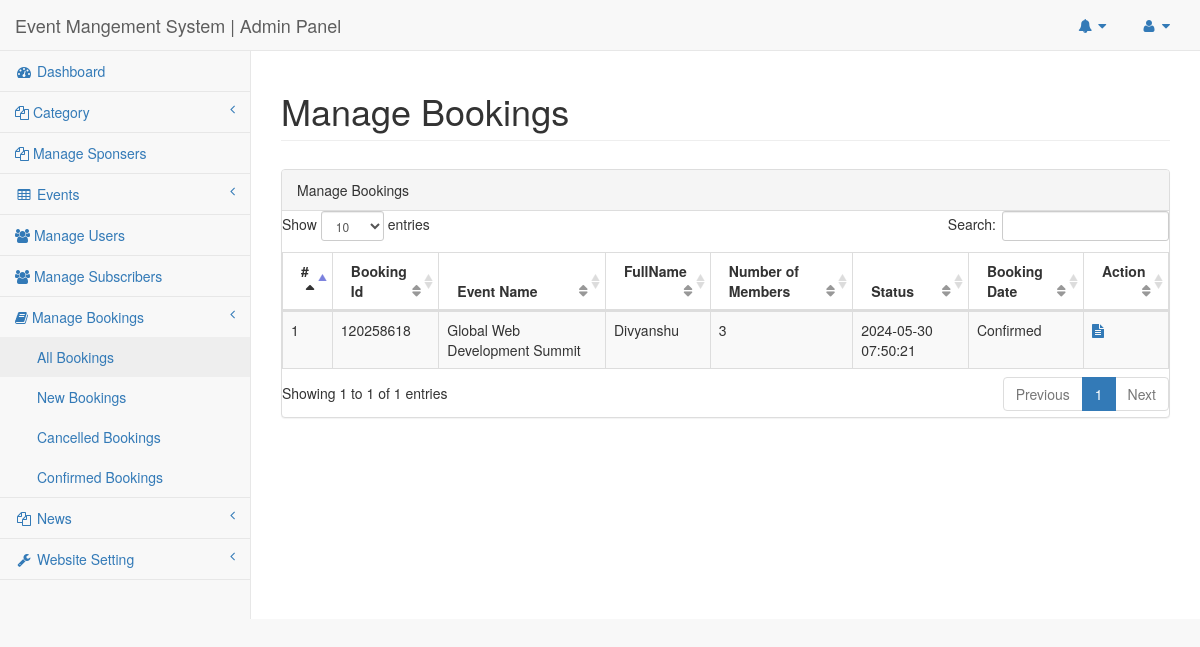
The app's page /admin/all-booking.php (signed in) with its own data.
### tables this page shows
CREATE TABLE `tblbookings` (
  `id` int(11) NOT NULL,
  `BookingId` bigint(12) DEFAULT NULL,
  `UserId` int(11) DEFAULT NULL,
  `EventId` int(11) DEFAULT NULL,
  `NumberOfMembers` int(11) DEFAULT NULL,
  `UserRemark` mediumtext DEFAULT NULL,
  `AdminRemark` mediumtext DEFAULT NULL,
  `UserCancelRemark` mediumtext DEFAULT NULL,
  `BookingDate` timestamp NULL DEFAULT current_timestamp(),
  `BookingStatus` varchar(100) DEFAULT NULL,
  `LastUpdationDate` timestamp NULL DEFAULT NULL ON UPDATE current_timestamp()
);

CREATE TABLE `tblevents` (
  `id` int(11) NOT NULL,
  `CategoryId` char(10) DEFAULT NULL,
  `SponserId` char(10) DEFAULT NULL,
  `EventName` varchar(255) DEFAULT NULL,
  `EventDescription` mediumtext DEFAULT NULL,
  `EventStartDate` date DEFAULT NULL,
  `EventEndDate` date DEFAULT NULL,
  `EventLocation` varchar(255) DEFAULT NULL,
  `EventImage` varchar(255) DEFAULT NULL,
  `PostingDate` timestamp NULL DEFAULT current_timestamp(),
  `LastUpdationDate` timestamp NULL DEFAULT NULL ON UPDATE current_timestamp(),
  `IsActive` int(1) DEFAULT NULL
);

CREATE TABLE `tblusers` (
  `Userid` int(11) NOT NULL,
  `FullName` varchar(255) DEFAULT NULL,
  `UserName` varchar(200) DEFAULT NULL,
  `Emailid` varchar(255) DEFAULT NULL,
  `PhoneNumber` bigint(12) DEFAULT NULL,
  `UserGender` varchar(100) DEFAULT NULL,
  `UserPassword` varchar(255) DEFAULT NULL,
  `RegDate` timestamp NULL DEFAULT current_timestamp(),
  `LastUpdationDate` timestamp NULL DEFAULT NULL ON UPDATE current_timestamp(),
  `IsActive` int(1) DEFAULT NULL
);

### admin/all-booking.php (the view, shortened to what this page needs)
<?php
include('includes/config.php');
if(strlen($_SESSION['adminsession'])==0)
{
header('location:logout.php');
}
else{
?>
<!DOCTYPE html>
<html lang="en">
<head>
    <link href="../vendor/bootstrap/css/bootstrap.min.css" rel="stylesheet">
    <link href="../vendor/metisMenu/metisMenu.min.css" rel="stylesheet">
    <link href="../dist/css/sb-admin-2.css" rel="stylesheet">
    <link href="../vendor/font-awesome/css/font-awesome.min.css" rel="stylesheet" type="text/css">
    <link href="../vendor/datatables-plugins/dataTables.bootstrap.css" rel="stylesheet">
    <link href="../vendor/datatables-responsive/dataTables.responsive.css" rel="stylesheet">
</head>
<body>
<div id="wrapper">
<nav class="navbar navbar-default navbar-static-top" role="navigation" style="margin-bottom: 0">
<?php include_once('includes/header.php');?>
<?php include_once('includes/leftbar.php');?>
</nav>
        <div id="page-wrapper">
            <div class="row">
                <div class="col-lg-12">
                    <h1 class="page-header"> Manage Bookings</h1>
                </div>
            </div>
            <div class="row" style="margin-top:1%">
                <div class="col-lg-12">
                    <div class="panel panel-default">
                        <div class="panel-heading">
                           Manage Bookings
                        </div
                        <div class="panel-body">
                            <div class="row">
                                <div class="col-lg-12">
                            <table width="100%" class="table table-striped table-bordered table-hover" id="dataTables-example">
                                <thead>
                                    <tr>
                                        <th>#</th>
                                        <th>Booking Id</th>
                                        <th>Event Name</th>
                                        <th>FullName</th>
                                        <th>Number of Members</th>
                                        <th>Status</th>
                                        <th>Booking Date</th>
                                    <th>Action</th>
                                    </tr>
                                </thead>
                                <tbody>
<?php
$sql = "SELECT tblbookings.id as bid,tblbookings.BookingId,tblevents.EventName,tblusers.FullName,tblbookings.NumberOfMembers,tblbookings.BookingStatus,tblbookings.BookingDate from tblbookings left  join tblusers on tblusers.Userid=tblbookings.UserId left join tblevents on tblevents.id=tblbookings.EventId";
$query = $dbh -> prepare($sql);
$query->execute();
$results=$query->fetchAll(PDO::FETCH_OBJ);
$cnt=1;
if($query->rowCount() > 0)
{
foreach($results as $row)
{
    ?>
<tr >
<td><?php echo htmlentities($cnt);?></td>
<td><?php echo htmlentities($row->BookingId);?></td>
<td><?php echo htmlentities($row->EventName);?></td>
<td><?php echo htmlentities($row->FullName);?></td>
<td><?php echo htmlentities($row->NumberOfMembers);?></td>
<td><?php echo htmlentities($row->BookingDate);?></td>
<td><?php $status=$row->BookingStatus;
if($status==""){
echo htmlentities("Not Confirmed yet");
} else {
echo htmlentities("$status");
}
?></td>
<td>
<a href="booking-details.php?bkid=<?php echo htmlentities($row->bid);?>">
<i class="fa fa-file-text"></i>
</a>
                            </a></td>
</tr>
        <?php $cnt++;
    }} ?>
                                </tbody>
                            </table>
                                </div>
                            </div>
                        </div>
                    </div>
                </div>
            </div>
        </div>
</body>
</html>
<?php } ?>

### records on screen
tblbookings: BookingId "120258618", EventId.EventName "Global Web Development Summit", UserId.FullName "Divyanshu", NumberOfMembers "3", BookingDate "2024-05-30 07:50:21", BookingStatus "Confirmed"
